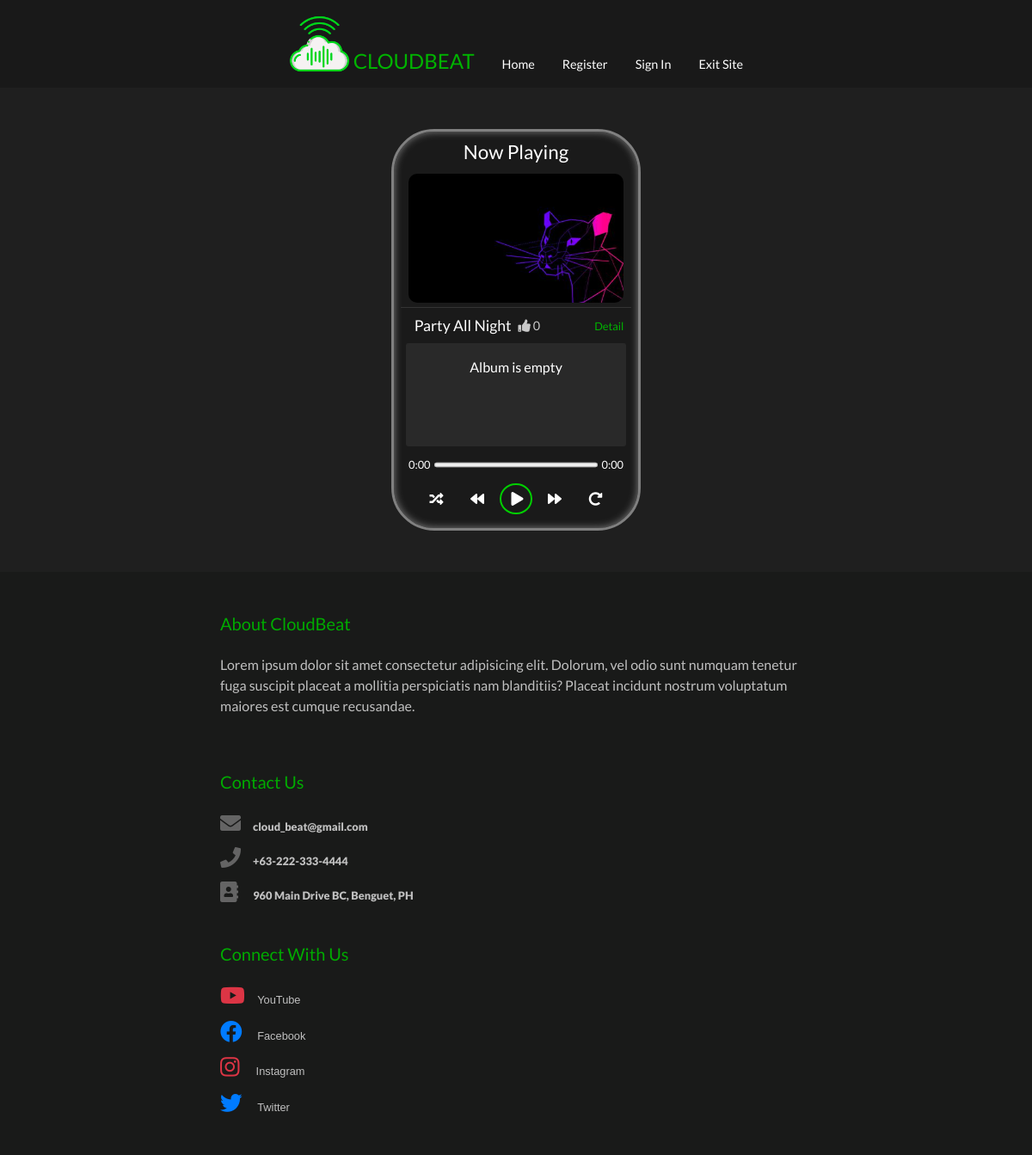
The app's page /album/54/play/ with its own data.
### music/models.py (models this page shows, shortened)
class Album(models.Model):
    user = models.ForeignKey(User, on_delete=models.CASCADE)
    title = models.CharField(max_length=120)
    artist = models.CharField(max_length=100)
    genre = models.ForeignKey(Category, on_delete=models.CASCADE)
    date_added = models.DateTimeField(default=timezone.now)
    album_cover = models.ImageField(default='default_cover.jpg', upload_to='album_covers')
    likes = models.ManyToManyField(User, related_name="album_likes")
    class Meta:
        ordering = ["-date_added"]

### music/views.py (the view, shortened to what this page needs)
# urls.py: path('album/<int:pk>/play/', play_album, name='play_album'),
def play_album(request, pk):
    song_length = []
    album = Album.objects.get(pk=pk)
    songs = album.song_set.all()
    context = {
        "album": album,
        "song_length": song_length
    }
    return render(request, "music/play_album.html", context)

### music/templates/music/play_album.html (shortened to what this page needs)
{% extends "music/base.html"%}
{% block content %}
<div class="player-container">
    <div class="player-row">
        <div class="player-title-column">
            <h4 class="player-title">Now Playing</h4>
            <img class="player-album-img" src="{{ album.album_cover.url }}" alt="album image">
        </div>
        <div class="player-songs-buttons">
            <div class="player-column" id="song-container">
                <div class="player-text-container">
                    <small class="player-album-title">{{ album.title|truncatechars:15}}</small>
                    <a class="player-album-thumbs-up" href="{% url 'music:album_likes' album.pk %}">
                        <i class="fas fa-thumbs-up"></i>
                        {{ album.likes.count }}
                    </a>
                    <a class="player-album-detail-link" href="{% url 'music:detail' album.pk %}">Detail</a>
                </div>
            {% if not album.song_set.all %}
                <div class="audio-container">
                    <p class="player-song-not-available">Album is empty</p>
                </div>
            {% endif %}
            </div>
            <div class="progres-bar-container">
                <small class="initial"style="margin-right: 0.3rem; font-size: 0.8rem">0:00</small>
                <progress class="bar" id="progress" value="0"></progress>
                <small style="margin-left: 0.3rem; font-size: 0.8rem" class="max-duration">0:00</small>
            </div>
            <div class="player-btn-column">
                <i class="btn fas fa-random player-btn-random"></i>
                <i id="back" class="btn fas fa-backward player-btn-back"></i>
                <i id="play" class="btn fas fa-play player-btn-play"></i>
                <i id="forward" class="btn fas fa-forward player-btn-forward"></i>
                <i class="btn fas fa-redo-alt player-btn-repeat"></i>
            </div>
        </div>
    </div>
</div>
{% endblock content %}

### music/static/music/style.css (style rules this page uses)
* { margin: 0; padding: 0; box-sizing: border-box; }
body { font-family: 'Lato', sans-serif; background: rgb(31, 31, 31); }
.player-container { display: flex; justify-content: center; align-items: flex-start; padding: 3rem 0 3rem 0; }
.player-row { display: flex; flex-direction: column; background: rgb(26, 26, 26); max-width: 290px; border-radius: 50px; border: 3px solid rgb(128, 128, 128); box-shadow: inset 0 0 10px rgb(128, 128, 128); }
.player-title-column { flex-direction: column; display: flex; align-items: center; margin: 0.5rem; padding-bottom: 0.3rem; border-bottom: 1px solid rgb(51, 51, 51); }
.player-title { color: white; font-size: 1.4rem; text-align: center; padding: 0.2rem 0; }
.player-album-img { border-radius: 10px; width: 250px; height: 150px; }
.player-songs-buttons { display: flex; flex-wrap: wrap; justify-content: center; align-items: flex-start; }
.player-column { flex: 0 0 90%; }
.player-text-container { max-width: 250px; display: flex; align-items: center; margin-bottom: 0.4rem; margin-left: 0.2rem; }
.player-album-title { color: rgb(255, 255, 255); font-size: 1.1rem; margin-left: 0.4rem; text-transform: capitalize; }
.player-album-thumbs-up { color: rgb(201, 201, 201); font-family: 'Lato', sans-serif; text-decoration: none; margin-left: 0.5rem; font-size: 0.9rem; transition: all 0.2s ease-in-out; }
.player-album-detail-link { color: rgb(0, 180, 0); margin-left: auto; transition: all 0.2s ease-in-out; font-size: 0.8rem; }
.player-song-not-available { color: rgb(255, 255, 255); margin-top: 1rem; text-align: center; }
.audio-container { background: rgb(41, 41, 41); border-radius: 3px; overflow-y: scroll; height: 120px; padding-bottom: 0.5rem; }
.progres-bar-container { display: flex; color: white; width: 250px; align-items: center; }
.bar { width: 295px; align-self: center; height: 5px; margin: 1rem 0; padding-top: 0.7rem; }
.player-btn-column { display: flex; flex: 0 0 80%; justify-content: space-between; align-items: center; align-self: flex-end; margin-bottom: 1rem; }
.player-btn-random { font-size: 1rem; color: rgb(255, 255, 255); }
.player-btn-back { font-size: 1rem; color: rgb(255, 255, 255); }
.player-btn-play { font-size: 1rem; border: 2px solid rgb(0, 207, 0); padding: 0.5rem 0.5rem 0.5rem 0.7rem; border-radius: 50%; color: rgb(255, 255, 255); }
.player-btn-forward { font-size: 1rem; color: rgb(255, 255, 255); }
.player-btn-repeat { font-size: 1rem; color: rgb(255, 255, 255); }

### records on screen
Album: album_cover (placeholder picture), title "Party All Night", likes.count "0"
